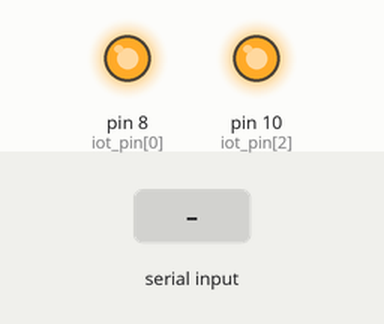
A sketch run on a simulated Arduino Uno, built with avr-gcc and run on an emulated ATmega328P. Shown: output pins drawn as LEDs (lit = HIGH). Inputs (shaded band) come from the test bench.

Above: at 1.2 s.
1.3 s: "0" received over the second serial link
At 1.7 s:
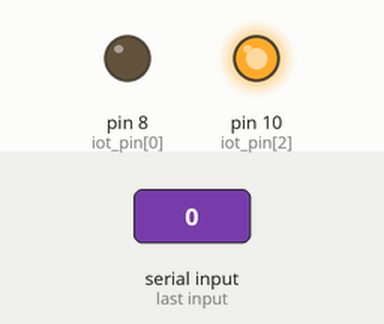
2.8 s: "4" received over the second serial link
At 4.0 s:
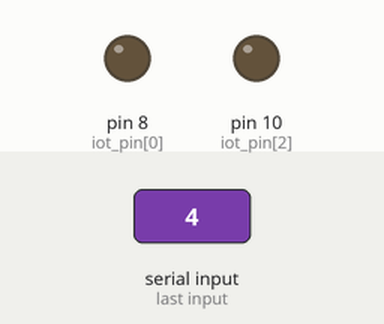
4.3 s: "1" received over the second serial link
At 5.2 s:
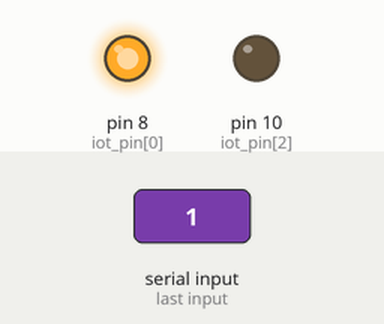
5.8 s: "5" received over the second serial link
At 6.3 s:
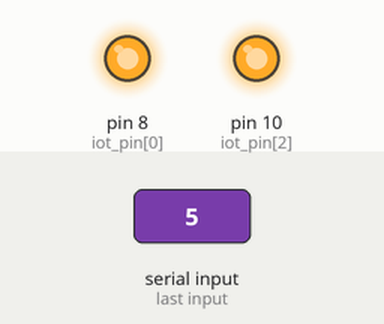
Timing chart, 0 to 8.3 s (numbered marks = the images above; inputs shaded):
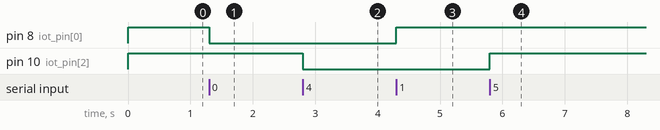

The sketch:

smart_mirror_iot_v1.ino
```cpp
#include <SoftwareSerial.h>

// hc06 모듈의 RX / TX가 연결된 핀
unsigned const int rx_pin = 2;
unsigned const int tx_pin = 3;

// IoT 관련 변수
char* iot[] = {"light", "boiler", "fan"}; // IoT 종류
int iot_pin[] = {8, 9, 10}; // IoT가 연결된 핀
int iot_init_state[] = {1, 0, 1}; // (임시) IoT 초기 상태
int iot_len = sizeof(iot_pin) / sizeof(int); // IoT 개수

// hc06 모듈 객체 생성
SoftwareSerial hc06(rx_pin, tx_pin);

// IoT 제어 커맨드 함수
void ControlIot(int cmd);

void setup() {
  // IoT 초기 설정
  for (int i = 0; i < iot_len; i++) {
    pinMode(iot_pin[i], iot_init_state[i]);
    digitalWrite(iot_pin[i], iot_init_state[i]);
  }

  // Serial / hc06 설정
  Serial.begin(9600);
  hc06.begin(9600);
}

void loop() {
  // Flask -> Arduino IoT 제어 신호 수신
  if (hc06.available()) {
    int cmd = hc06.read();
    ControlIot(cmd);
  }
}

void ControlIot(int cmd) {
  if (cmd == 'i')
    SendInitState();
  else if (cmd == '1') {
    digitalWrite(iot_pin[0], HIGH);
  }
  else if (cmd == '0') {
    digitalWrite(iot_pin[0], LOW);
  }
  else if (cmd == '3') {
    digitalWrite(iot_pin[1], HIGH);
  }
  else if (cmd == '2') {
    digitalWrite(iot_pin[1], LOW);
  }
  else if (cmd == '5') {
    digitalWrite(iot_pin[2], HIGH);
  }
  else if (cmd == '4') {
    digitalWrite(iot_pin[2], LOW);
  }
}

/* void sendInitState()
웹 페이지 최초 접속 시 Flask로부터 신호를 받아
IoT의 초기 상태를 전송해준다
*/
void SendInitState() {
  for (int i = 0; i < iot_len; i++) {
    if (digitalRead(iot_pin[i]) == 1) {
      hc06.write(" on");
      Serial.println("on");
    }
    else {
      hc06.write(" off");
      Serial.println("off");
    }

    delay(200);
  }

  hc06.write("q");
}
```

Measured:
- after the input at 1.3 s, pin 8 (iot_pin[0]): HIGH → LOW at once
- after the input at 2.8 s, pin 10 (iot_pin[2]): HIGH → LOW at once
- after the input at 4.3 s, pin 8 (iot_pin[0]): LOW → HIGH at once
- after the input at 5.8 s, pin 10 (iot_pin[2]): LOW → HIGH at once
